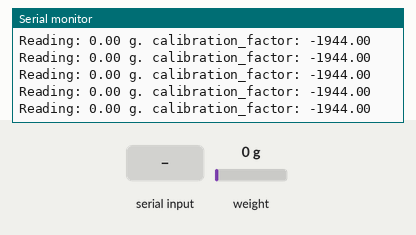
The sketch below on a simulated Arduino Uno, built with avr-gcc and run on an emulated ATmega328P. Shown: the last lines printed to the serial monitor. Inputs (shaded band) come from the test bench; at power-on: weight on the scale 0 g.

Above: at 2.3 s.
2.4 s: weight on the scale set to 100 g
At 2.4 s:
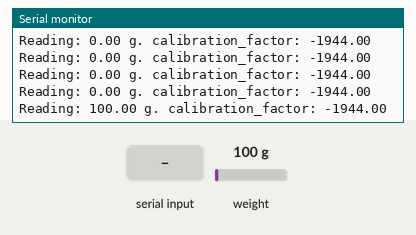
5.4 s: "a" received over Serial
At 5.54 s:
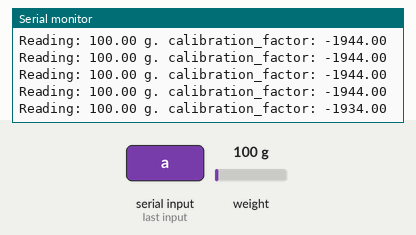
8.4 s: weight on the scale set to 1250 g
At 8.48 s:
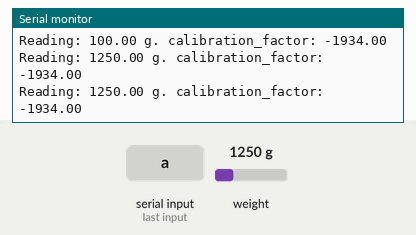
11.4 s: "z" received over Serial
At 11.63 s:
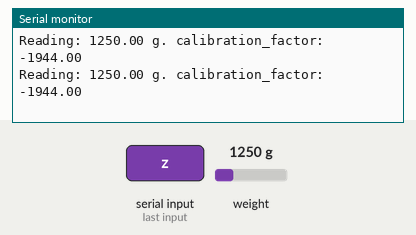
Timing chart, 0 to 13.9 s (numbered marks = the images above; inputs shaded):
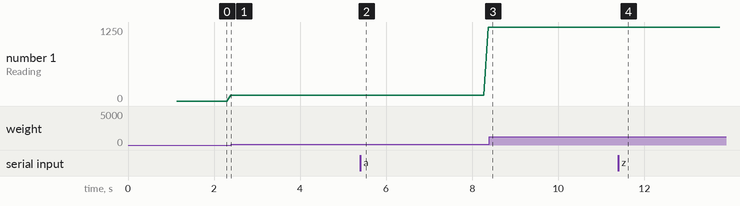

Measured:
- after the input at 5.4 s, the serial monitor: prints a new line after 0.14 s (image 2)
- after the input at 8.4 s, the serial monitor: prints a new line after 0.08 s (image 3)
- after the input at 11.4 s, the serial monitor: prints a new line after 0.12 s (image 4)
- plotted number 1: 100 → 1250 after the input at 5.4 s

The sketch:

001-calibrazione.ino
```cpp
#include "HX711.h"

HX711 scale(2, 3);

float calibration_factor = -1944; // this calibration factor is adjusted according to my load cell
float units;


void setup() {
  Serial.begin(9600);
  Serial.println("HX711 calibration sketch");
  Serial.println("Remove all weight from scale");
  Serial.println("After readings begin, place known weight on scale");
  Serial.println("Press + or a to increase calibration factor");
  Serial.println("Press - or z to decrease calibration factor");

  scale.set_scale();
  scale.tare();  //Reset the scale to 0
}

void loop() {
  scale.set_scale(calibration_factor);

  Serial.print("Reading: ");
  units = scale.get_units();
  if (units < 0) {
    units = 0.00;
  }
  Serial.print(units);
  Serial.print(" g.");
  Serial.print(" calibration_factor: ");
  Serial.print(calibration_factor);
  Serial.println();

  if(Serial.available()) {
    char temp = Serial.read();
    if (temp == 'a') {
      calibration_factor += 10;
    } else if(temp == 'z') {
      calibration_factor -= 10;
    }
  }
}
```
